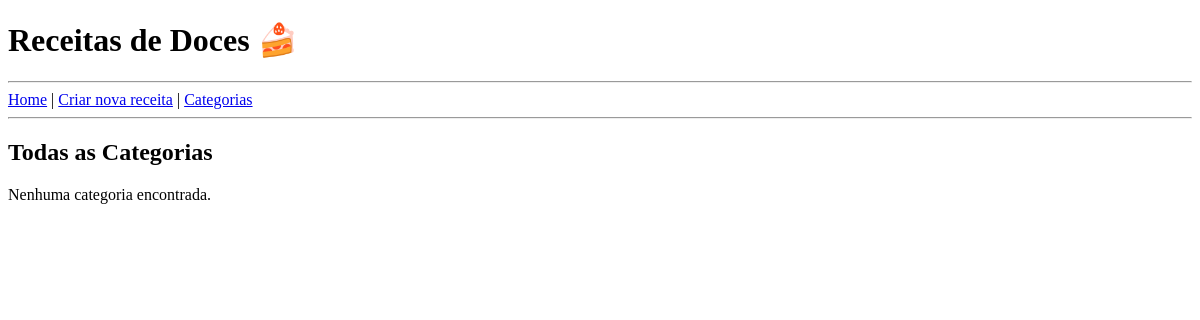
Page /categorias/ on the earlier database version.
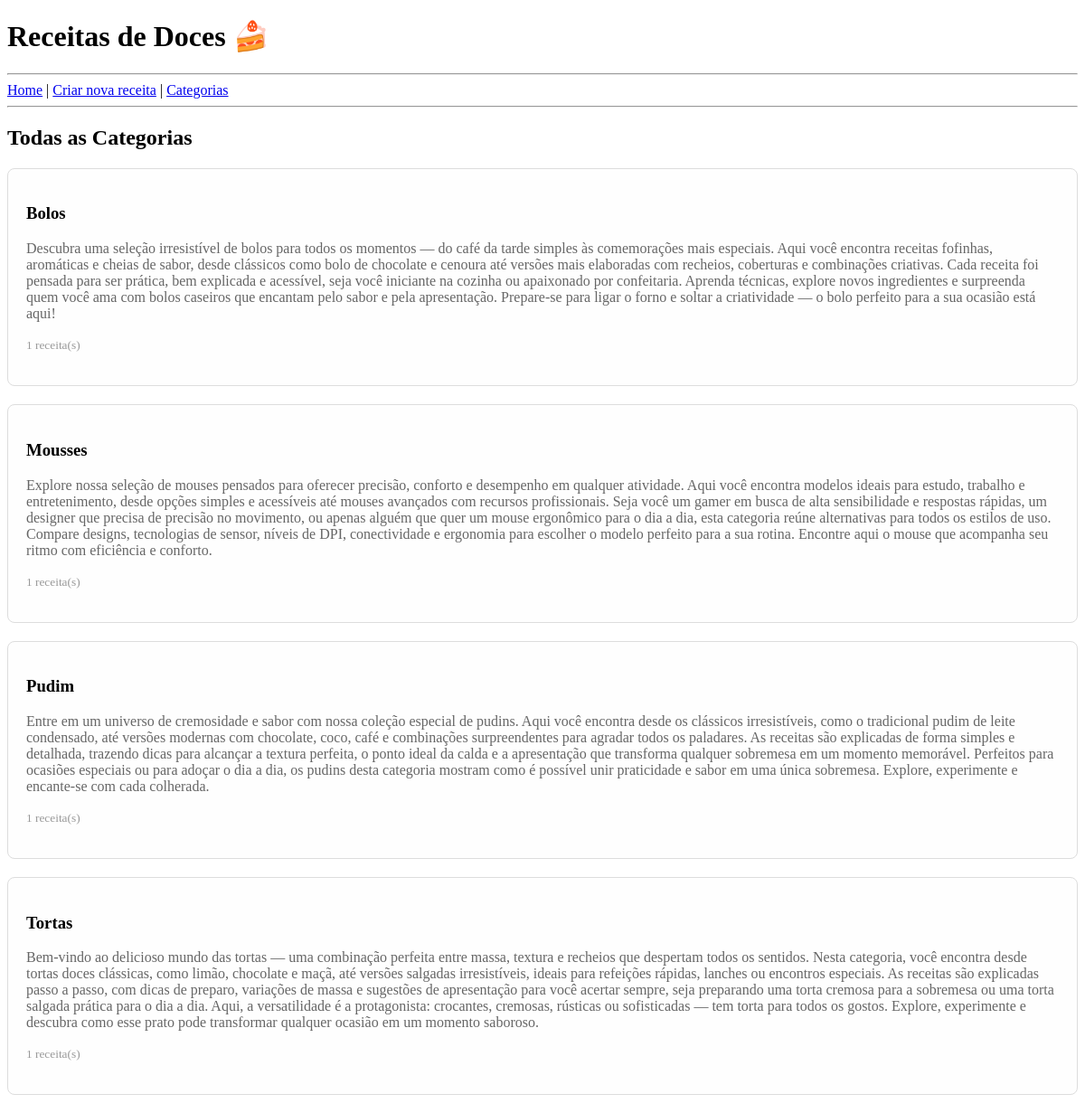
Same page on the later database version.
### blog/models.py (models this page shows, shortened)
class Category(models.Model):
    nome = models.CharField(max_length=100, unique=True)
    descricao = models.TextField(blank=True)
    class Meta:
        verbose_name = 'Categoria'
        verbose_name_plural = 'Categorias'
        ordering = ['nome']

### blog/views.py (the view)
# urls.py: path('categorias/', views.ListaCategoriasView.as_view(), name='lista_categorias'),
class ListaCategoriasView(ListView):
    model = Category
    template_name = 'blog/lista_categorias.html'
    context_object_name = 'categorias'
    ordering = ['nome']

### blog/templates/blog/lista_categorias.html
{% extends 'base.html' %}
{% block conteudo %}
<h2>Todas as Categorias</h2>
{% if categorias %}
    {% for categoria in categorias %}
    <div style="margin-bottom: 20px; padding: 20px; border: 1px solid #ddd; border-radius: 8px; background-color: #fefefe;">
        <h3><a href="{% url 'detalhe_categoria' categoria.id %}" style="color: #000; text-decoration: none;">{{ categoria.nome }}</a></h3>
        {% if categoria.descricao %}
            <p style="color: #666;">{{ categoria.descricao }}</p>
        {% endif %}
        <p><small style="color: #999;">{{ categoria.posts.count }} receita(s)</small></p>
    </div>
    {% endfor %}
{% else %}
    <p>Nenhuma categoria encontrada.</p>
{% endif %}
{% endblock %}

Differences in the rows shown:
added Category: nome "Bolos", descricao "Descubra uma seleção irresistível de bolos para todos os momentos — do café da tarde simples às comemorações mais especiais. Aqui você encontra receitas fofinhas, aromáticas e cheias de sabor, desde clássicos como bolo de chocolate e cenoura até versões mais elaboradas com recheios, coberturas e combinações criativas. Cada receita foi pensada para ser prática, bem explicada e acessível, seja você iniciante na cozinha ou apaixonado por confeitaria. Aprenda técnicas, explore novos ingredientes e surpreenda quem você ama com bolos caseiros que encantam pelo sabor e pela apresentação. Prepare-se para ligar o forno e soltar a criatividade — o bolo perfeito para a sua ocasião está aqui!", posts.count "1"
added Category: nome "Mousses", descricao "Explore nossa seleção de mouses pensados para oferecer precisão, conforto e desempenho em qualquer atividade. Aqui você encontra modelos ideais para estudo, trabalho e entretenimento, desde opções simples e acessíveis até mouses avançados com recursos profissionais. Seja você um gamer em busca de alta sensibilidade e respostas rápidas, um designer que precisa de precisão no movimento, ou apenas alguém que quer um mouse ergonômico para o dia a dia, esta categoria reúne alternativas para todos os estilos de uso. Compare designs, tecnologias de sensor, níveis de DPI, conectividade e ergonomia para escolher o modelo perfeito para a sua rotina. Encontre aqui o mouse que acompanha seu ritmo com…", posts.count "1"
added Category: nome "Pudim", descricao "Entre em um universo de cremosidade e sabor com nossa coleção especial de pudins. Aqui você encontra desde os clássicos irresistíveis, como o tradicional pudim de leite condensado, até versões modernas com chocolate, coco, café e combinações surpreendentes para agradar todos os paladares. As receitas são explicadas de forma simples e detalhada, trazendo dicas para alcançar a textura perfeita, o ponto ideal da calda e a apresentação que transforma qualquer sobremesa em um momento memorável. Perfeitos para ocasiões especiais ou para adoçar o dia a dia, os pudins desta categoria mostram como é possível unir praticidade e sabor em uma única sobremesa. Explore, experimente e encante-se com cada…", posts.count "1"
added Category: nome "Tortas", descricao "Bem-vindo ao delicioso mundo das tortas — uma combinação perfeita entre massa, textura e recheios que despertam todos os sentidos. Nesta categoria, você encontra desde tortas doces clássicas, como limão, chocolate e maçã, até versões salgadas irresistíveis, ideais para refeições rápidas, lanches ou encontros especiais. As receitas são explicadas passo a passo, com dicas de preparo, variações de massa e sugestões de apresentação para você acertar sempre, seja preparando uma torta cremosa para a sobremesa ou uma torta salgada prática para o dia a dia. Aqui, a versatilidade é a protagonista: crocantes, cremosas, rústicas ou sofisticadas — tem torta para todos os gostos. Explore, experimente e…", posts.count "1"
Other differences:
text no longer shown: "Nenhuma categoria encontrada."
